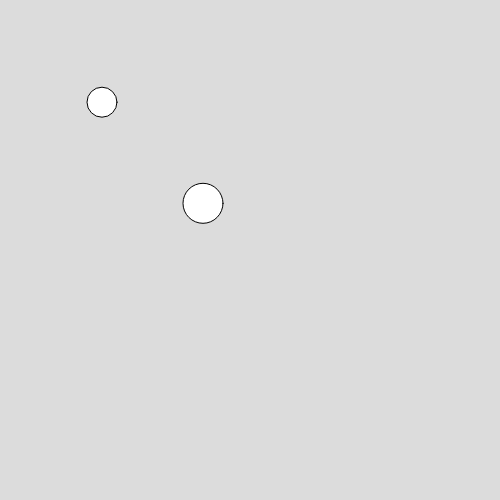
Frame 1 (no input)
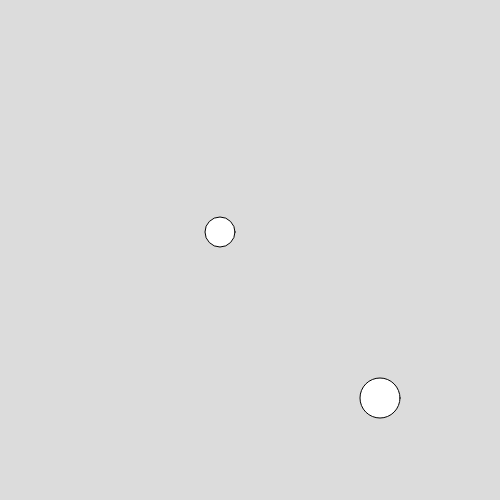
Frame 60 (no input)
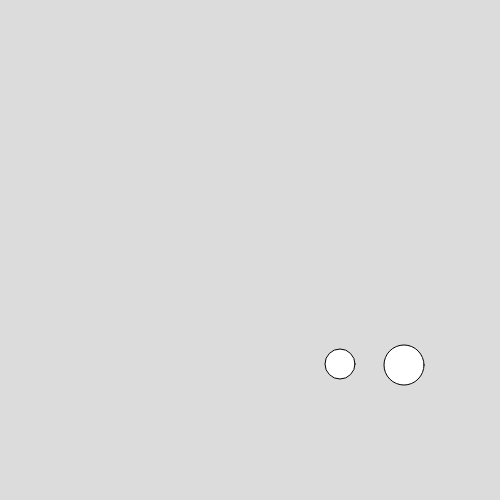
Frame 120 (the mouse pressed at the canvas centre since frame 60)

The p5.js sketch that drew these frames (run headless with seeded random() and noise() and a simulated clock; from frame 60 on, the mouse is pressed at the canvas centre):

// p5.js sketch
// ── sketch.js
var myCircle1;
var myCircle2;
function setup() {
  createCanvas(500, 500);
  smooth();

  myCircle1 = new Circle();
  myCircle1.setup(100,100,2,2.2,30);

  myCircle2 = new Circle();
  myCircle2.setup(200,200,3,3.3,40);

}

function draw() {
  background(220);
  fill(255);
  myCircle1.move();
  myCircle1.display();
  myCircle1.bounce();

  myCircle2.move();
  myCircle2.display();
  myCircle2.bounce();

  }

  function Circle(){
    this.x;
    this.y;
    this.speedX;
    this.speedY;
    this.size;
    this.setup = function (x,y,speedX, speedY, size){
        this.x = x;
        this.y = y;
        this.speedX = speedX;
        this.speedY = speedY;
        this.size = size;
    }

    this.move = function(){
      this.x = this.x +this.speedX;
      this.y = this.y + this.speedY;
    }

    this.bounce = function(){
      if(this.x > (width - this.size/2) || this.x<this.size/2){
        this.speedX = this.speedX * -1;
      }
      if (this.y>(height-this.size/2) || this.y<this.size/2){
        this.speedY = this.speedY * -1;
    }
  }
    this.display = function(){
      ellipse(this.x, this.y,this.size,this.size);
    }
  }
  /*myCircle = {
    x: width/2,
    y: 100,
    size: 30,
    speedX: 2,
    speedY: 2.1,
    move: function (){
      this.x = this.x + this.speedX;
      this.y = this.y + this.speedY;
    },
    display: function() {
        ellipse(this.x,this.y,this.size,this.size);
    },
    bounce: function(){
      if(this.x > (width - this.size/2) || this.x<this.size/2){
        this.speedX = this.speedX * -1;
      }
      if (this.y>(height-this.size/2) || this.y<this.size/2){
        this.speedY = this.speedY * -1;
      }
    }
  }
  }
  // drawGrid();
*/
